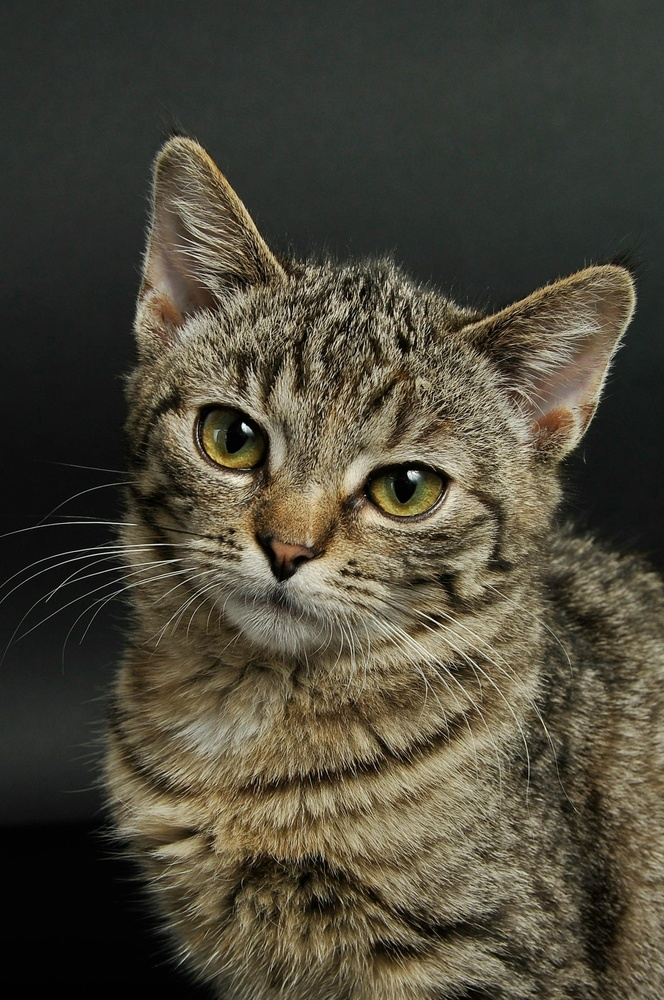
#> input picture cat.jpeg, 664 x 1000 px, shrunk from 1600 x 2409 before the run
$ jupyter execute opencvfile.ipynb
#> lines starting #> are read from the running program, lines starting #| are printed output that depends on the picture; after the words box and inside, x2 and y2 are one past the last pixel; in counts of white or black regions, pixels touching at a corner belong together
[cell 1]
#OpenCV simple program

import cv2
import matplotlib.pyplot as plt

image = cv2.imread("cat.jpeg")
#> image is the input picture: shape (1000, 664, 3); mean B, G, R 57.3, 71.6, 76.1

image_rgb = cv2.cvtColor(image, cv2.COLOR_BGR2RGB)

gray = cv2.cvtColor(image, cv2.COLOR_BGR2GRAY)
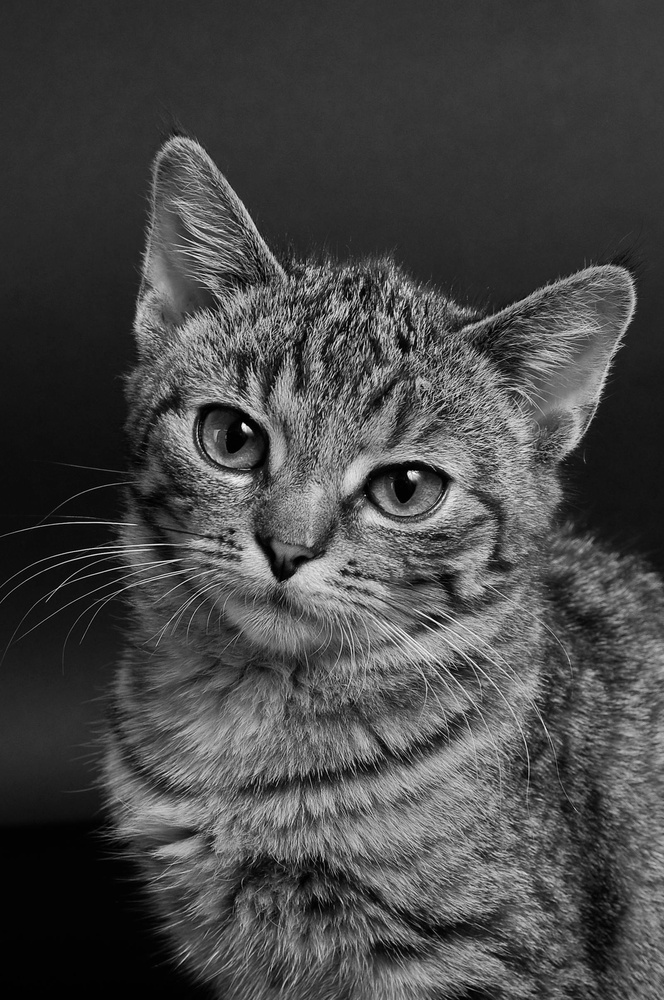
#> gray: shape (1000, 664); min 0, max 254, mean 71.3

blur = cv2.GaussianBlur(gray, (5,5), 0)

edges = cv2.Canny(blur, 100, 200)
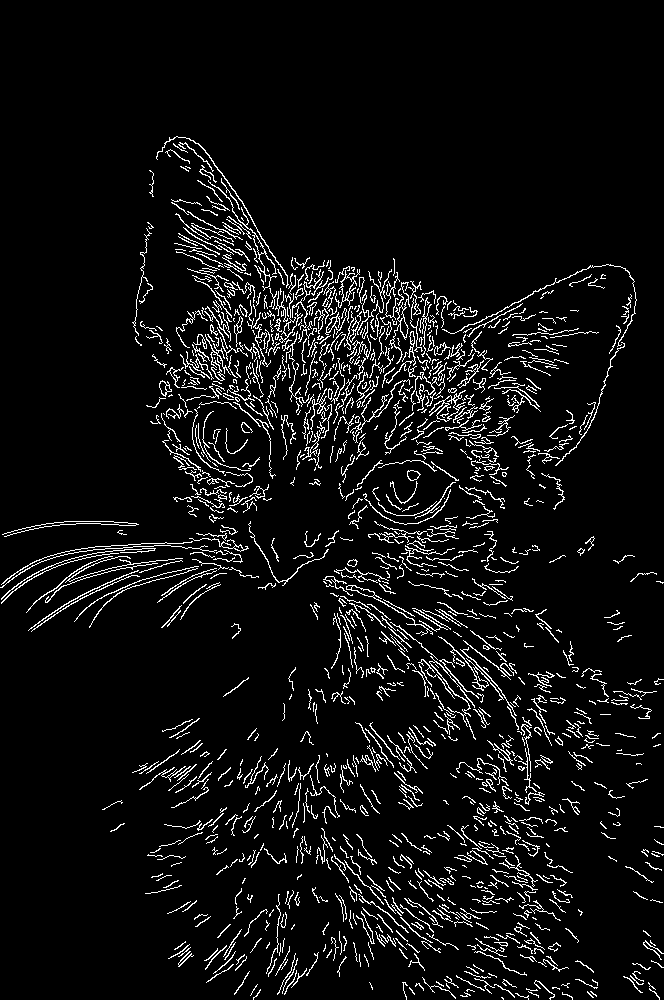
#> edges: shape (1000, 664); 6.2% white in thin lines or dots, all inside (x1, y1, x2, y2) = (0, 136, 664, 1000)

[cell 2]
plt.figure(figsize=(12,6))

plt.subplot(1,4,1)
plt.imshow(image_rgb)
plt.title("Original")
plt.axis("off")

plt.subplot(1,4,2)
plt.imshow(gray, cmap='gray')
plt.title("Grayscale")
plt.axis("off")

plt.subplot(1,4,3)
plt.imshow(blur, cmap='gray')
plt.title("Blur")
plt.axis("off")

plt.subplot(1,4,4)
plt.imshow(edges, cmap='gray')
plt.title("Edges")
plt.axis("off")

plt.show()
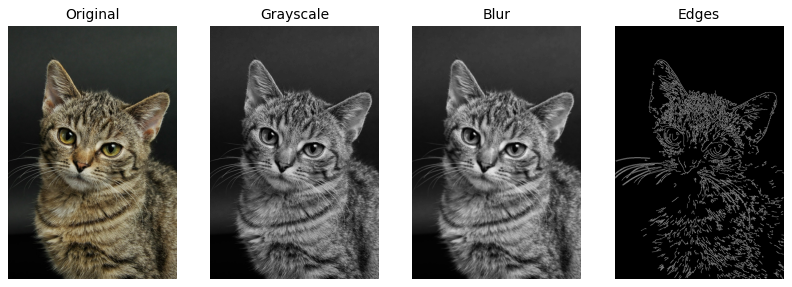
#> figure drawn by matplotlib, 4 panels
